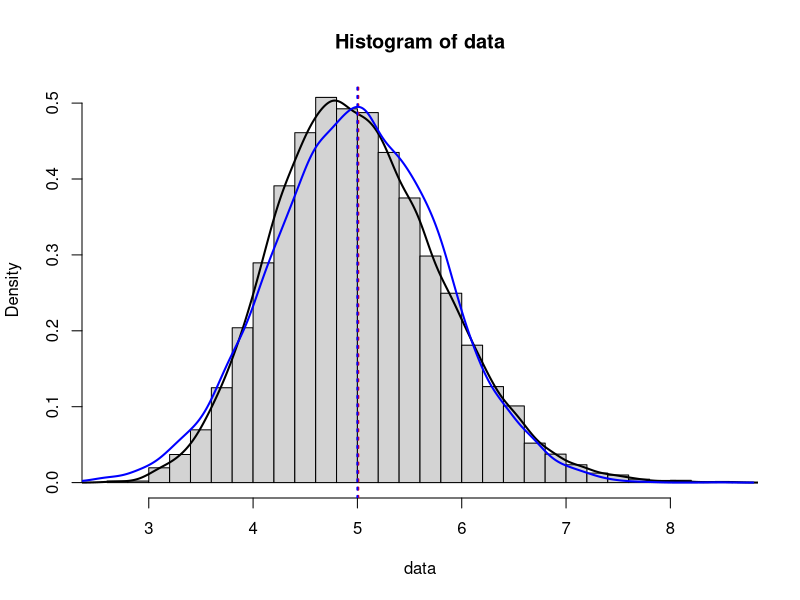

This figure's R source:
# simulate lots of rexp(n, lambda)
lambda <- .2
n <- 40
nosim <- 10000
data <- apply(matrix(rexp(n*nosim, lambda), nosim), 1, mean)

hist(data, prob=T, breaks=nosim/250)
lines(density(data), lwd=2)

#show center, compared to theoretical center
abline(v=(mean(data)), lwd=2, lty='dotted', col='red')
abline(v=1/lambda, lwd=2, lty='dotted', col='blue') # thoretical center

#show variance and compare to theoretical variance

# show how normal the data set is
normal.data <- apply(matrix(rnorm(n*nosim, 1/lambda, 1/lambda), nosim), 1, mean)
lines(density(normal.data), lwd=2, col="blue")

# evalute confidence interval for 1/lambda
mean(data) + c(1,-1)*1.96*(sd(data)/sqrt(nosim))
#5.020700 4.989392